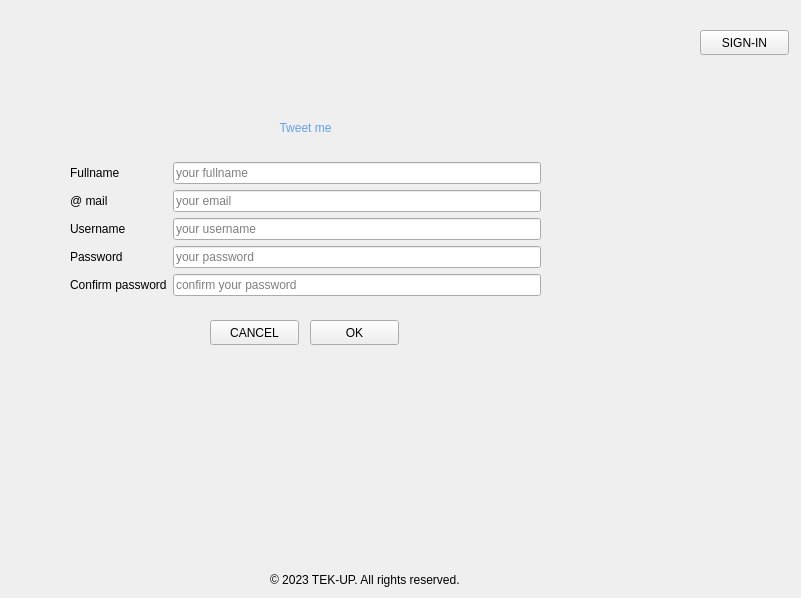
<?xml version="1.0" encoding="UTF-8"?>
<ui version="4.0">
 <class>Form</class>
 <widget class="QWidget" name="Form">
  <property name="geometry">
   <rect>
    <x>0</x>
    <y>0</y>
    <width>801</width>
    <height>598</height>
   </rect>
  </property>
  <property name="windowTitle">
   <string>Form</string>
  </property>
  <widget class="QWidget" name="verticalLayoutWidget">
   <property name="geometry">
    <rect>
     <x>70</x>
     <y>100</y>
     <width>471</width>
     <height>196</height>
    </rect>
   </property>
   <layout class="QVBoxLayout" name="verticalLayout">
    <item>
     <widget class="QLabel" name="label">
      <property name="styleSheet">
       <string notr="true">font: 75 bold italic 24pt &quot;Ubuntu Condensed&quot;;
color: rgb(98, 160, 234);</string>
      </property>
      <property name="text">
       <string>Tweet me</string>
      </property>
      <property name="alignment">
       <set>Qt::AlignCenter</set>
      </property>
     </widget>
    </item>
    <item>
     <layout class="QGridLayout" name="gridLayout">
      <item row="4" column="0">
       <widget class="QLabel" name="label_5">
        <property name="text">
         <string>Confirm password</string>
        </property>
        <property name="textFormat">
         <enum>Qt::MarkdownText</enum>
        </property>
        <property name="scaledContents">
         <bool>false</bool>
        </property>
       </widget>
      </item>
      <item row="1" column="2">
       <widget class="QLineEdit" name="emailLineEdit">
        <property name="placeholderText">
         <string>your email</string>
        </property>
       </widget>
      </item>
      <item row="1" column="0">
       <widget class="QLabel" name="label_3">
        <property name="text">
         <string>@ mail</string>
        </property>
       </widget>
      </item>
      <item row="3" column="0">
       <widget class="QLabel" name="label_4">
        <property name="text">
         <string>Password</string>
        </property>
       </widget>
      </item>
      <item row="0" column="2">
       <widget class="QLineEdit" name="fullnameLineEdit">
        <property name="text">
         <string/>
        </property>
        <property name="placeholderText">
         <string>your fullname</string>
        </property>
       </widget>
      </item>
      <item row="0" column="0">
       <widget class="QLabel" name="label_2">
        <property name="text">
         <string>Fullname</string>
        </property>
       </widget>
      </item>
      <item row="4" column="2">
       <widget class="QLineEdit" name="cpasswordLineEdit">
        <property name="placeholderText">
         <string>confirm your password</string>
        </property>
       </widget>
      </item>
      <item row="3" column="2">
       <widget class="QLineEdit" name="passwordLineEdit">
        <property name="placeholderText">
         <string>your password</string>
        </property>
       </widget>
      </item>
      <item row="2" column="0">
       <widget class="QLabel" name="label_6">
        <property name="text">
         <string>Username</string>
        </property>
       </widget>
      </item>
      <item row="2" column="2">
       <widget class="QLineEdit" name="usernameLineEdit">
        <property name="placeholderText">
         <string>your username</string>
        </property>
       </widget>
      </item>
     </layout>
    </item>
   </layout>
  </widget>
  <widget class="QLabel" name="label_7">
   <property name="geometry">
    <rect>
     <x>370</x>
     <y>190</y>
     <width>411</width>
     <height>381</height>
    </rect>
   </property>
   <property name="text">
    <string/>
   </property>
   <property name="pixmap">
    <pixmap resource="../Imgs/test.qrc">:/newPrefix/tweet-me2.png</pixmap>
   </property>
  </widget>
  <widget class="QLabel" name="label_8">
   <property name="geometry">
    <rect>
     <x>270</x>
     <y>570</y>
     <width>241</width>
     <height>20</height>
    </rect>
   </property>
   <property name="text">
    <string>© 2023 TEK-UP. All rights reserved.</string>
   </property>
  </widget>
  <widget class="QPushButton" name="okPushButton">
   <property name="geometry">
    <rect>
     <x>310</x>
     <y>320</y>
     <width>89</width>
     <height>25</height>
    </rect>
   </property>
   <property name="text">
    <string>OK</string>
   </property>
  </widget>
  <widget class="QPushButton" name="cancelPushButton">
   <property name="geometry">
    <rect>
     <x>210</x>
     <y>320</y>
     <width>89</width>
     <height>25</height>
    </rect>
   </property>
   <property name="text">
    <string>CANCEL</string>
   </property>
  </widget>
  <widget class="QPushButton" name="signInPushButton">
   <property name="geometry">
    <rect>
     <x>700</x>
     <y>30</y>
     <width>89</width>
     <height>25</height>
    </rect>
   </property>
   <property name="text">
    <string>SIGN-IN</string>
   </property>
  </widget>
  <zorder>label_7</zorder>
  <zorder>verticalLayoutWidget</zorder>
  <zorder>label_8</zorder>
  <zorder>okPushButton</zorder>
  <zorder>cancelPushButton</zorder>
  <zorder>signInPushButton</zorder>
 </widget>
 <resources>
  <include location="../Imgs/test.qrc"/>
  <include location="../img/test.qrc"/>
 </resources>
 <connections/>
</ui>
